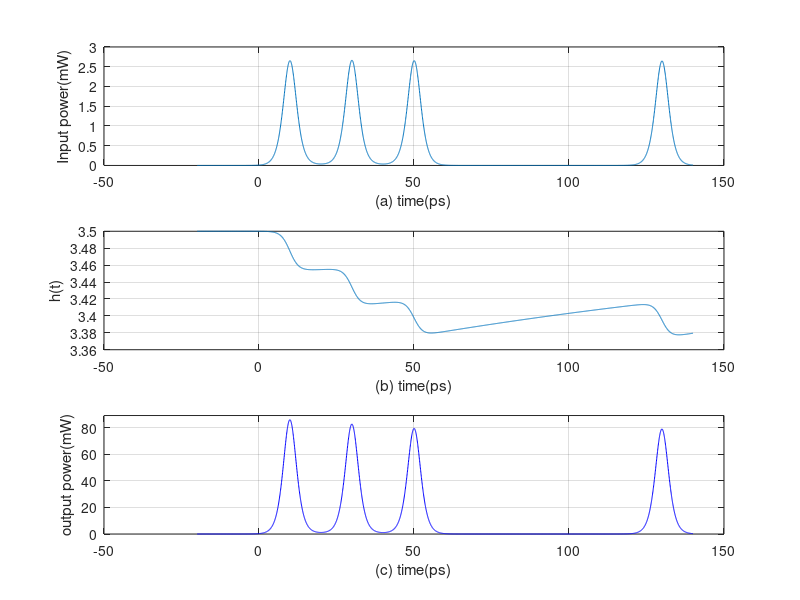
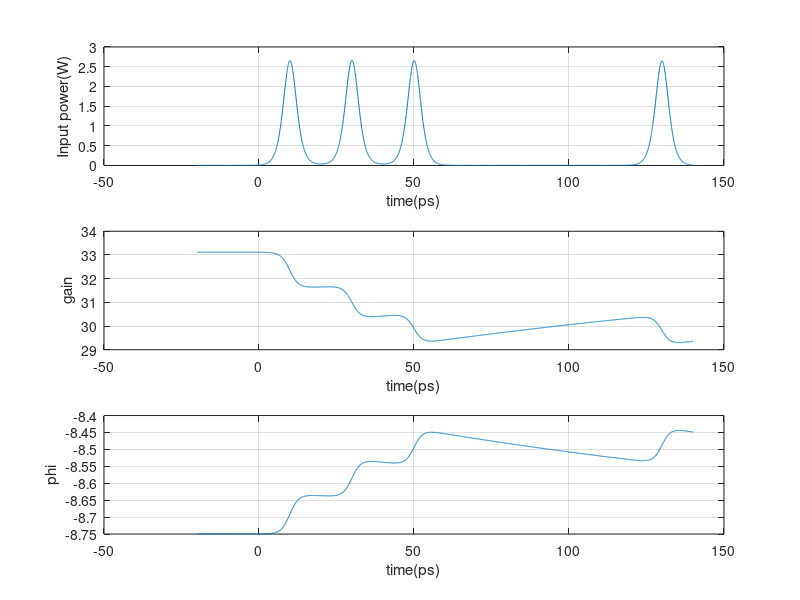
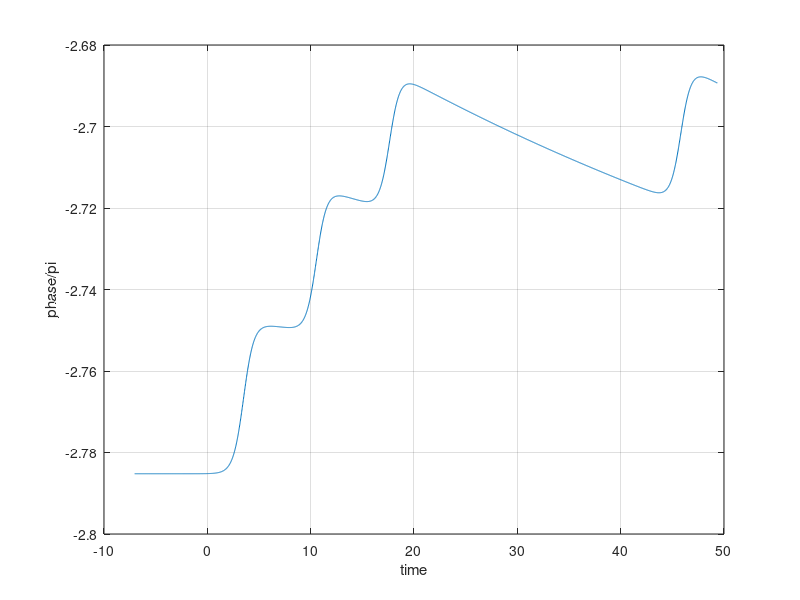

These figures' MATLAB source, in order: (Note: this script raises an error after producing the figures.)
%%% In The Name of Allah
%fourth order Runge-kutta finite difference solution for SOA  
% Semiconductor Optical Amplifier (SOA)
clc;
clear all;
close all;
t0 =0.05e-12;      % initial time (starting time)
H0 =0;             % initial condition (H(t0))
h =0.05e-12;       %simulation steps
tp=5e-12;          %FWHM
tau0=tp/1.7627;
tauc=200e-12;       %carrier recovery time
alfa=5;            %linewidth enhancement factor
esat=10e-12;   
ein=15e-15;         %input energy
L=6.38336677e-3;   %length of SOA
g0=1096.6/2;         %linear gain(1/m)
h0=g0*L;              %unsaturated gain
tend=40;
%%%%%%%%%%%%%%%%%%%%%%%%%%%%%%%%%%%%%%%
Hr(1) = h0;
tr(1) = t0;
iter=3200;         %iteration
for n = 1:iter;
t = tr(n);
H = Hr(n);         % %total integrated gain factor of SOA
t=t-tend*1e-12/2;                 
tparam=t./tau0;
tparam1=(t+(h/2))./tau0;
tparam2=(t+h)./tau0;
 
Pin=sqrt(ein/(2*tau0))*(sech(-tparam+3.52))+sqrt(ein/(2*tau0))*(sech(-tparam+10.57))+sqrt(ein/(2*tau0))*(sech(-tparam+17.65))+sqrt(ein/(2*tau0))*(sech(-tparam+45.83));
Pin2=sqrt(ein/(2*tau0))*(sech(-tparam1+3.52))+sqrt(ein/(2*tau0))*(sech(-tparam1+10.57))+sqrt(ein/(2*tau0))*(sech(-tparam1+17.65))+sqrt(ein/(2*tau0))*(sech(-tparam1+45.83));
Pin3=sqrt(ein/(2*tau0))*(sech(-tparam2+3.52))+sqrt(ein/(2*tau0))*(sech(-tparam2+10.57))+sqrt(ein/(2*tau0))*(sech(-tparam2+17.65))+sqrt(ein/(2*tau0))*(sech(-tparam2+45.83));
 
k1 =(h0-H)/tauc-(abs(Pin).^2).*(exp(H)-1)/esat;
k2 = (h0-(H+0.5*h*k1))/tauc-(abs(Pin2).^2).*(exp(H+0.5*h*k1)-1)/esat;
k3 = (h0-(H+0.5*h*k2))/tauc-(abs(Pin2).^2).*(exp(H+0.5*h*k2)-1)/esat;
k4 = (h0-(H+h*k3))/tauc-(abs(Pin3).^2).*(exp(H+h*k3)-1)/esat;
Hr(n+1) = Hr(n) + (h/6)*(k1 + 2*k2 + 2*k3 + k4);
tr(n+1) = tr(n) + h;
 
pin(n)=Pin;
tf(n)=t;
end
%%%%%%%%%%%%%%%%%%%%%%%%%%%%%%%%%%%%%%%%%%%%%%%%%%%%%%%%%%%%%%%%%%%%%%
gain=exp(Hr);           %gain of SOA
phi=-0.5*alfa*Hr;       %phase difference os SOA
 
Pout=(abs(pin).^2).*gain(1:n);      %output power of SOA
%%%%%%%%%%%%%%%%%%%%%%%%%%%
figure(1)
subplot(3,1,1)
plot(tf/1e-12,(abs(pin).^2)*1000),grid
ylabel('Input power(mW)')
xlabel('(a) time(ps)')
ylim([0 3])
subplot(3,1,2)
plot(tf/1e-12,Hr(1:n)),grid
ylabel('h(t)')
xlabel('(b) time(ps)')
%ylim([4 7])
subplot(3,1,3)
plot(tf/1e-12,(Pout*1000),'b'),grid
ylabel('output power(mW)')
xlabel('(c) time(ps)')
ylim([0 89])
figure(2)
subplot(3,1,1)
plot(tf/1e-12,(abs(pin).^2)*1000),grid
ylabel('Input power(W)')
xlabel('time(ps)')
subplot(3,1,2)
plot(tf/1e-12,gain(1:n)),grid
ylabel('gain')
xlabel('time(ps)')
subplot(3,1,3)
plot(tf/1e-12,phi(1:n)),grid
ylabel('phi')
xlabel('time(ps)')

figure(3)
plot(tf/tau0,phi(1:n)/pi),grid
ylabel('phase/pi')
xlabel('time')
% Create an eye diagram scope object
h = commscope.eyediagram('PlotType', '2D Line', ...
                         'NumberOfStoredTraces', 100);
                    
update(h,Pout);
plot(h)
eyescope
 
 
 
